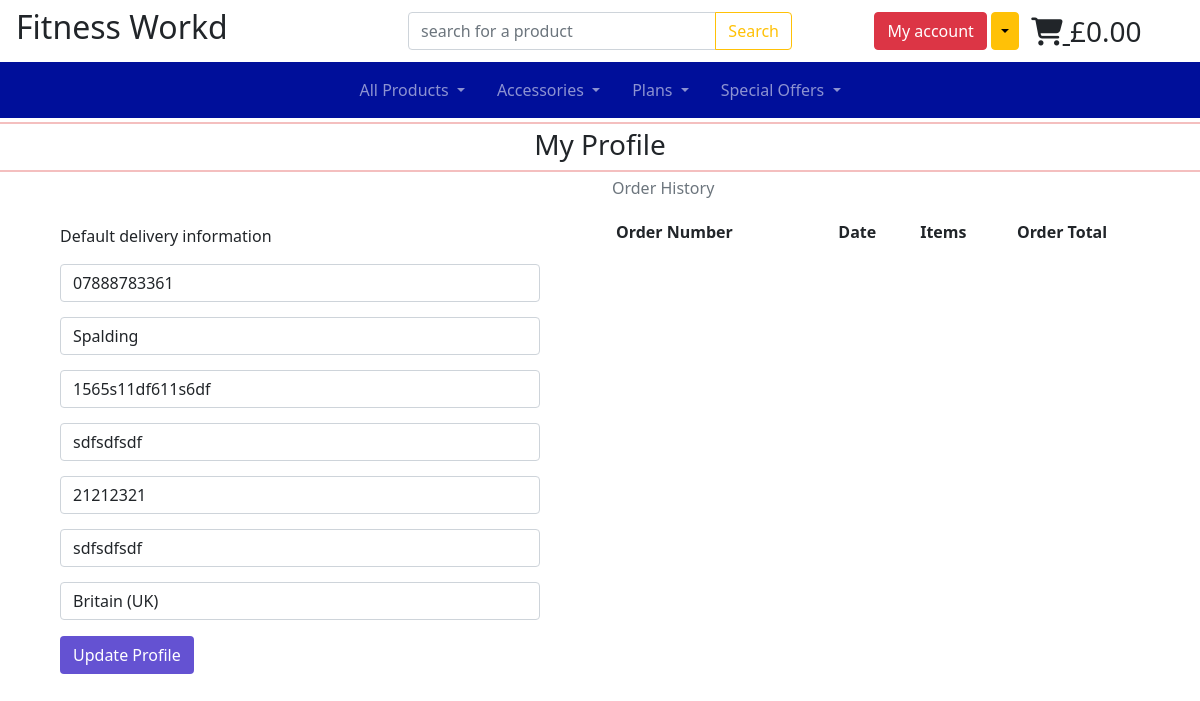
The page /profile/ (signed in) on the database as committed earlier.
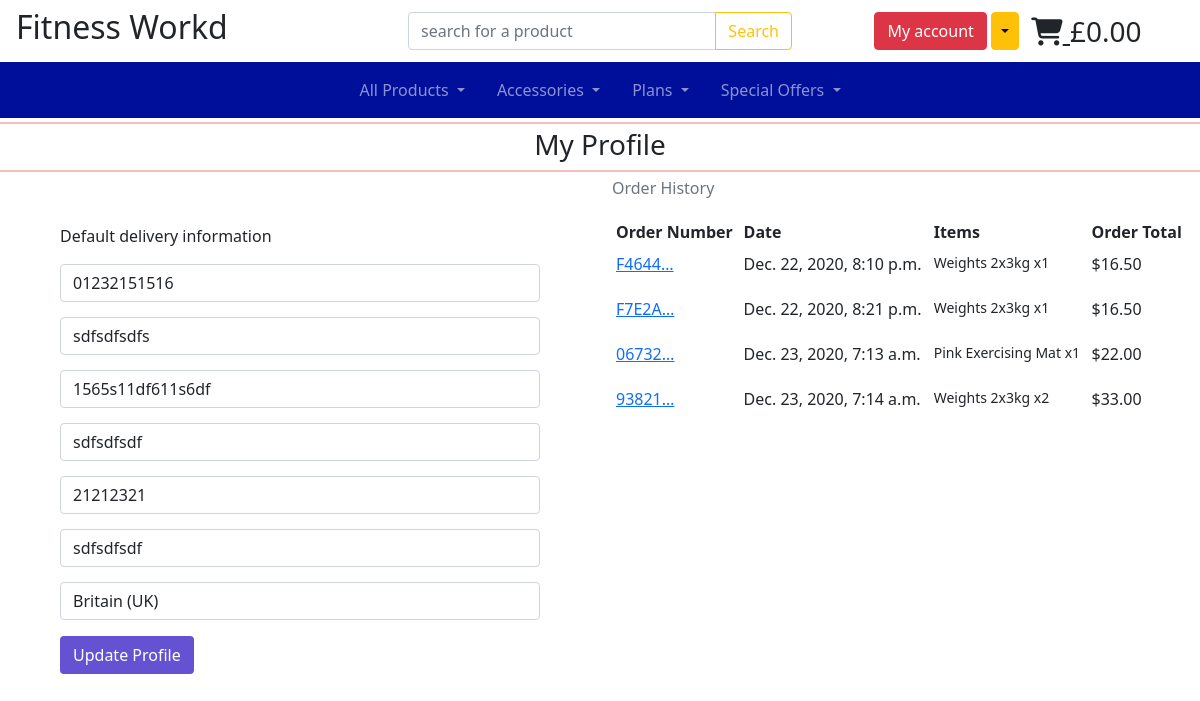
The same page on the database as committed later.
### profiles/models.py (models this page shows, shortened)
class UserProfile(models.Model):
    user = models.OneToOneField(User, on_delete=models.CASCADE)
    default_phone_number = models.CharField(
        max_length=20, null=True, blank=True)
    default_town_or_city = models.CharField(
        max_length=40, null=True, blank=True)
    default_street_address1 = models.CharField(
        max_length=80, null=True, blank=True)
    default_street_address2 = models.CharField(
        max_length=80, null=True, blank=True)
    default_postcode = models.CharField(max_length=20, null=True, blank=True)
    default_county = models.CharField(max_length=80, null=True, blank=True)
    default_country = CountryField(
        blank_label='Country', null=True, blank=True)

### checkout/models.py (models this page shows, shortened)
class Order(models.Model):
    order_number = models.CharField(max_length=32, null=False, editable=False)
    user_profile = models.ForeignKey(UserProfile, on_delete=models.SET_NULL,
                                     null=True, blank=True, related_name='orders')
    full_name = models.CharField(max_length=50, null=False, blank=False)
    email = models.EmailField(max_length=254, null=False, blank=False)
    phone_number = models.CharField(max_length=20, null=False, blank=False)
    country = CountryField(blank_label="Country *", null=False, blank=False)
    postcode = models.CharField(max_length=20, null=True, blank=True)
    town_or_city = models.CharField(max_length=40, null=False, blank=False)
    street_address1 = models.CharField(max_length=80, null=False, blank=False)
    street_address2 = models.CharField(max_length=80, null=True, blank=True)
    county = models.CharField(max_length=80, null=True, blank=True)
    date = models.DateTimeField(auto_now_add=True)
    delivery_cost = models.DecimalField(
        max_digits=6, decimal_places=2, null=False, default=0)
    order_total = models.DecimalField(
        max_digits=10, decimal_places=2, null=False, default=0)
    grand_total = models.DecimalField(
        max_digits=10, decimal_places=2, null=False, default=0)
    original_bag = models.TextField(null=False, blank=False, default='')
    stripe_pid = models.CharField(
        max_length=254, null=False, blank=False, default='')

class OrderLineItem(models.Model):
    order = models.ForeignKey(Order, null=False, blank=False,
                              on_delete=models.CASCADE,
                              related_name='lineitems')
    product = models.ForeignKey(
        Product, null=False, blank=False, on_delete=models.CASCADE)
    quantity = models.IntegerField(null=False, blank=False, default=0)
    lineitem_total = models.DecimalField(
        max_digits=6, decimal_places=2, null=False, blank=False,
        editable=False)

### products/models.py (models this page shows, shortened)
class Product(models.Model):
    category = models.ForeignKey(
        'Category', null=True, blank=True, on_delete=models.SET_NULL)
    sku = models.CharField(max_length=254, null=True, blank=True)
    name = models.CharField(max_length=254)
    description = models.TextField()
    price = models.DecimalField(max_digits=6, decimal_places=2)
    rating = models.DecimalField(
        max_digits=6, decimal_places=2, null=True, blank=True)
    image_url = models.URLField(max_length=1400, null=True, blank=True)
    image = models.ImageField(null=True, blank=True)

### profiles/views.py (the view)
# urls.py: path('profile/', include('profiles.urls')),
def profile(request):
    profile = get_object_or_404(UserProfile, user=request.user)
    if request.method == 'POST':
        form = UserProfileForm(request.POST, instance=profile)
        if form.is_valid():
            form.save()
            messages.success(request, 'Profile updated successfully')
    form = UserProfileForm(instance=profile)
    orders = profile.orders.all()
    template = 'profiles/profile.html'
    context = {
        'form': form,
        'orders': orders,
        'on_profile_page': True
    }
    return render(request, template, context)

### profiles/forms.py
class UserProfileForm(forms.ModelForm):
    class Meta:
        model = UserProfile
        exclude = ('user',)
    def __init__(self, *args, **kwargs):
        super().__init__(*args, **kwargs)
        placeholders = {
            'default_phone_number': 'Phone Number',
            'default_postcode': 'Postal Code',
            'default_town_or_city': 'Town or City',
            'default_street_address1': 'Street Address 1',
            'default_street_address2': 'Street Address 2',
            'default_county': 'County, State or Locality',
        }
        self.fields['default_phone_number'].widget.attrs['autofocus'] = True
        for field in self.fields:
            if field != 'default_country':
                if self.fields[field].required:
                    placeholder = f'{placeholders[field]} *'
                else:
                    placeholder = placeholders[field]
                self.fields[field].widget.attrs['placeholder'] = placeholder
            self.fields[field].label = False

### profiles/templates/profiles/profile.html (shortened to what this page needs)
{% extends 'base.html' %}
{% load static %}
{% block extra_css %}
<link rel="stylesheet" href="{% static 'profiles/css/profile.css' %} ">
{% endblock %}
{% block content %}
<div class="container-fluid">
    <div class="row">
        <div class="col-12 text-center p-0 m-0">
            <hr class="hr-class my-1">
            <h3 class="logo-font"> My Profile</h3>
            <hr class="hr-class my-1">
        </div>
    </div>
    <div class="row">
    <div class="col-12 col-lg-6">
        <form action="{% url 'profile' %}" method="POST" class="profile-form m-5">
            <p>Default delivery information</p>
           {{ form | crispy }}
           <button class="btn btn-style mt-3">Update Profile</button>
        </form>
    </div>
    <div class="col-12 col-lg-6">
        <p class="text-muted">Order History</p>
            <div class="order-history table-responsive">
                <table class="table table-sm table-borderless">
                    <thead>
                        <tr>
                            <th>Order Number</th>
                            <th>Date</th>
                            <th>Items</th>
                            <th>Order Total</th>
                        </tr>
                    </thead>
                    <tbody>
                        {% for order in orders %}
                        <tr>
                            <td>
                                <a href="" title="{{ order.order_number }}">
                                    {{ order.order_number|truncatechars:6 }}
                                </a>
                            </td>
                            <td>{{ order.date }}</td>
                            <td>
                                <ul class="list-unstyled">
                                    {% for item in order.lineitems.all %}
                                    <li class="small">
                                        {{ item.product.name }} x{{ item.quantity }}
                                    </li>
                                    {% endfor %}
                                </ul>
                            </td>
                            <td>${{ order.grand_total }}</td>
                        </tr>
                        {% endfor %}
                    </tbody>
                </table>
            </div>
        </div>
    </div>
</div>
{% endblock %}

Rows that differ between the two databases and show on the page:
changed UserProfile "1565s11df611s6df": default_phone_number "07888783361" → "01232151516"; default_town_or_city "Spalding" → "sdfsdfsdfs"
added Order: order_number "F4644…", date "Dec. 22, 2020, 8:10 p.m.", grand_total "16.50"
added OrderLineItem: product.name "Weights 2x3kg", quantity "1", shown under "F4644…"
added Order: order_number "F7E2A…", date "Dec. 22, 2020, 8:21 p.m.", grand_total "16.50"
added OrderLineItem: product.name "Weights 2x3kg", quantity "1", shown under "F7E2A…"
added Order: order_number "06732…", date "Dec. 23, 2020, 7:13 a.m.", grand_total "22.00"
added OrderLineItem: product.name "Pink Exercising Mat", quantity "1", shown under "06732…"
added Order: order_number "93821…", date "Dec. 23, 2020, 7:14 a.m.", grand_total "33.00"
added OrderLineItem: product.name "Weights 2x3kg", quantity "2", shown under "93821…"
